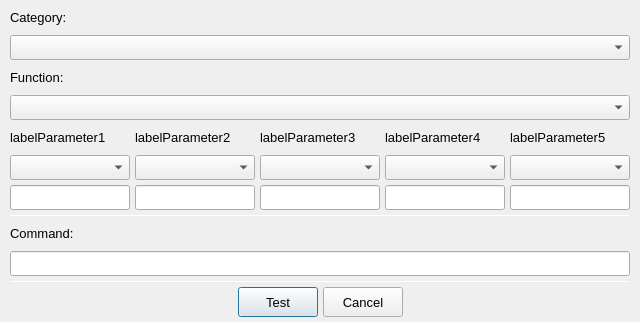
<?xml version="1.0" encoding="UTF-8"?>
<ui version="4.0">
 <class>TestOutputWindow</class>
 <widget class="QDialog" name="TestOutputWindow">
  <property name="geometry">
   <rect>
    <x>0</x>
    <y>0</y>
    <width>640</width>
    <height>320</height>
   </rect>
  </property>
  <property name="windowTitle">
   <string>Test Outputs</string>
  </property>
  <layout class="QVBoxLayout" name="verticalLayout">
   <property name="spacing">
    <number>5</number>
   </property>
   <property name="leftMargin">
    <number>10</number>
   </property>
   <property name="topMargin">
    <number>5</number>
   </property>
   <property name="rightMargin">
    <number>10</number>
   </property>
   <property name="bottomMargin">
    <number>5</number>
   </property>
   <item>
    <widget class="QLabel" name="labelCategory">
     <property name="minimumSize">
      <size>
       <width>0</width>
       <height>25</height>
      </size>
     </property>
     <property name="maximumSize">
      <size>
       <width>16777215</width>
       <height>25</height>
      </size>
     </property>
     <property name="font">
      <font>
       <pointsize>10</pointsize>
      </font>
     </property>
     <property name="text">
      <string>Category:</string>
     </property>
    </widget>
   </item>
   <item>
    <widget class="QComboBox" name="cbCategory">
     <property name="minimumSize">
      <size>
       <width>300</width>
       <height>25</height>
      </size>
     </property>
     <property name="maximumSize">
      <size>
       <width>620</width>
       <height>25</height>
      </size>
     </property>
    </widget>
   </item>
   <item>
    <widget class="QLabel" name="labelFunction">
     <property name="minimumSize">
      <size>
       <width>0</width>
       <height>25</height>
      </size>
     </property>
     <property name="maximumSize">
      <size>
       <width>16777215</width>
       <height>25</height>
      </size>
     </property>
     <property name="font">
      <font>
       <pointsize>10</pointsize>
      </font>
     </property>
     <property name="text">
      <string>Function:</string>
     </property>
    </widget>
   </item>
   <item>
    <widget class="QComboBox" name="cbFunction">
     <property name="minimumSize">
      <size>
       <width>300</width>
       <height>25</height>
      </size>
     </property>
     <property name="maximumSize">
      <size>
       <width>620</width>
       <height>25</height>
      </size>
     </property>
    </widget>
   </item>
   <item>
    <layout class="QHBoxLayout" name="horizontalLayout_Parameter">
     <property name="spacing">
      <number>5</number>
     </property>
     <item>
      <layout class="QVBoxLayout" name="verticalLayout_Parameter1">
       <property name="spacing">
        <number>5</number>
       </property>
       <item>
        <widget class="QLabel" name="labelParameter1">
         <property name="sizePolicy">
          <sizepolicy hsizetype="Preferred" vsizetype="Preferred">
           <horstretch>0</horstretch>
           <verstretch>0</verstretch>
          </sizepolicy>
         </property>
         <property name="minimumSize">
          <size>
           <width>0</width>
           <height>25</height>
          </size>
         </property>
         <property name="maximumSize">
          <size>
           <width>16777215</width>
           <height>25</height>
          </size>
         </property>
         <property name="font">
          <font>
           <pointsize>10</pointsize>
          </font>
         </property>
         <property name="text">
          <string>labelParameter1</string>
         </property>
        </widget>
       </item>
       <item>
        <widget class="QComboBox" name="cbParameter1">
         <property name="minimumSize">
          <size>
           <width>0</width>
           <height>25</height>
          </size>
         </property>
         <property name="maximumSize">
          <size>
           <width>16777215</width>
           <height>25</height>
          </size>
         </property>
         <property name="font">
          <font>
           <pointsize>10</pointsize>
          </font>
         </property>
        </widget>
       </item>
       <item>
        <widget class="QLineEdit" name="lineEditParameter1">
         <property name="minimumSize">
          <size>
           <width>0</width>
           <height>25</height>
          </size>
         </property>
         <property name="maximumSize">
          <size>
           <width>16777215</width>
           <height>25</height>
          </size>
         </property>
         <property name="font">
          <font>
           <pointsize>10</pointsize>
          </font>
         </property>
        </widget>
       </item>
      </layout>
     </item>
     <item>
      <layout class="QVBoxLayout" name="verticalLayout_Parameter2">
       <property name="spacing">
        <number>5</number>
       </property>
       <item>
        <widget class="QLabel" name="labelParameter2">
         <property name="minimumSize">
          <size>
           <width>0</width>
           <height>25</height>
          </size>
         </property>
         <property name="maximumSize">
          <size>
           <width>16777215</width>
           <height>25</height>
          </size>
         </property>
         <property name="font">
          <font>
           <pointsize>10</pointsize>
          </font>
         </property>
         <property name="text">
          <string>labelParameter2</string>
         </property>
        </widget>
       </item>
       <item>
        <widget class="QComboBox" name="cbParameter2">
         <property name="minimumSize">
          <size>
           <width>0</width>
           <height>25</height>
          </size>
         </property>
         <property name="maximumSize">
          <size>
           <width>16777215</width>
           <height>25</height>
          </size>
         </property>
         <property name="font">
          <font>
           <pointsize>10</pointsize>
          </font>
         </property>
        </widget>
       </item>
       <item>
        <widget class="QLineEdit" name="lineEditParameter2">
         <property name="minimumSize">
          <size>
           <width>0</width>
           <height>25</height>
          </size>
         </property>
         <property name="maximumSize">
          <size>
           <width>16777215</width>
           <height>25</height>
          </size>
         </property>
         <property name="font">
          <font>
           <pointsize>10</pointsize>
          </font>
         </property>
        </widget>
       </item>
      </layout>
     </item>
     <item>
      <layout class="QVBoxLayout" name="verticalLayout_Parameter3">
       <property name="spacing">
        <number>5</number>
       </property>
       <item>
        <widget class="QLabel" name="labelParameter3">
         <property name="minimumSize">
          <size>
           <width>0</width>
           <height>25</height>
          </size>
         </property>
         <property name="maximumSize">
          <size>
           <width>16777215</width>
           <height>25</height>
          </size>
         </property>
         <property name="font">
          <font>
           <pointsize>10</pointsize>
          </font>
         </property>
         <property name="text">
          <string>labelParameter3</string>
         </property>
        </widget>
       </item>
       <item>
        <widget class="QComboBox" name="cbParameter3">
         <property name="minimumSize">
          <size>
           <width>0</width>
           <height>25</height>
          </size>
         </property>
         <property name="maximumSize">
          <size>
           <width>16777215</width>
           <height>25</height>
          </size>
         </property>
         <property name="font">
          <font>
           <pointsize>10</pointsize>
          </font>
         </property>
        </widget>
       </item>
       <item>
        <widget class="QLineEdit" name="lineEditParameter3">
         <property name="minimumSize">
          <size>
           <width>0</width>
           <height>25</height>
          </size>
         </property>
         <property name="maximumSize">
          <size>
           <width>16777215</width>
           <height>25</height>
          </size>
         </property>
         <property name="font">
          <font>
           <pointsize>10</pointsize>
          </font>
         </property>
        </widget>
       </item>
      </layout>
     </item>
     <item>
      <layout class="QVBoxLayout" name="verticalLayout_Parameter4">
       <property name="spacing">
        <number>5</number>
       </property>
       <item>
        <widget class="QLabel" name="labelParameter4">
         <property name="minimumSize">
          <size>
           <width>0</width>
           <height>25</height>
          </size>
         </property>
         <property name="maximumSize">
          <size>
           <width>16777215</width>
           <height>25</height>
          </size>
         </property>
         <property name="font">
          <font>
           <pointsize>10</pointsize>
          </font>
         </property>
         <property name="text">
          <string>labelParameter4</string>
         </property>
        </widget>
       </item>
       <item>
        <widget class="QComboBox" name="cbParameter4">
         <property name="minimumSize">
          <size>
           <width>0</width>
           <height>25</height>
          </size>
         </property>
         <property name="maximumSize">
          <size>
           <width>16777215</width>
           <height>25</height>
          </size>
         </property>
         <property name="font">
          <font>
           <pointsize>10</pointsize>
          </font>
         </property>
        </widget>
       </item>
       <item>
        <widget class="QLineEdit" name="lineEditParameter4">
         <property name="minimumSize">
          <size>
           <width>0</width>
           <height>25</height>
          </size>
         </property>
         <property name="maximumSize">
          <size>
           <width>16777215</width>
           <height>25</height>
          </size>
         </property>
         <property name="font">
          <font>
           <pointsize>10</pointsize>
          </font>
         </property>
        </widget>
       </item>
      </layout>
     </item>
     <item>
      <layout class="QVBoxLayout" name="verticalLayout_Parameter5">
       <property name="spacing">
        <number>5</number>
       </property>
       <item>
        <widget class="QLabel" name="labelParameter5">
         <property name="minimumSize">
          <size>
           <width>0</width>
           <height>25</height>
          </size>
         </property>
         <property name="maximumSize">
          <size>
           <width>16777215</width>
           <height>25</height>
          </size>
         </property>
         <property name="font">
          <font>
           <pointsize>10</pointsize>
          </font>
         </property>
         <property name="text">
          <string>labelParameter5</string>
         </property>
        </widget>
       </item>
       <item>
        <widget class="QComboBox" name="cbParameter5">
         <property name="minimumSize">
          <size>
           <width>0</width>
           <height>25</height>
          </size>
         </property>
         <property name="maximumSize">
          <size>
           <width>16777215</width>
           <height>25</height>
          </size>
         </property>
         <property name="font">
          <font>
           <pointsize>10</pointsize>
          </font>
         </property>
        </widget>
       </item>
       <item>
        <widget class="QLineEdit" name="lineEditParameter5">
         <property name="minimumSize">
          <size>
           <width>0</width>
           <height>25</height>
          </size>
         </property>
         <property name="maximumSize">
          <size>
           <width>16777215</width>
           <height>25</height>
          </size>
         </property>
         <property name="font">
          <font>
           <pointsize>10</pointsize>
          </font>
         </property>
        </widget>
       </item>
      </layout>
     </item>
    </layout>
   </item>
   <item>
    <widget class="Line" name="line">
     <property name="minimumSize">
      <size>
       <width>0</width>
       <height>1</height>
      </size>
     </property>
     <property name="maximumSize">
      <size>
       <width>16777215</width>
       <height>1</height>
      </size>
     </property>
     <property name="orientation">
      <enum>Qt::Orientation::Horizontal</enum>
     </property>
    </widget>
   </item>
   <item>
    <widget class="QLabel" name="labelCommand">
     <property name="minimumSize">
      <size>
       <width>0</width>
       <height>25</height>
      </size>
     </property>
     <property name="maximumSize">
      <size>
       <width>16777215</width>
       <height>25</height>
      </size>
     </property>
     <property name="font">
      <font>
       <pointsize>10</pointsize>
      </font>
     </property>
     <property name="text">
      <string>Command:</string>
     </property>
    </widget>
   </item>
   <item>
    <widget class="QLineEdit" name="lineEditCommand">
     <property name="minimumSize">
      <size>
       <width>0</width>
       <height>25</height>
      </size>
     </property>
     <property name="maximumSize">
      <size>
       <width>16777215</width>
       <height>25</height>
      </size>
     </property>
     <property name="font">
      <font>
       <pointsize>10</pointsize>
      </font>
     </property>
    </widget>
   </item>
   <item>
    <widget class="Line" name="line_2">
     <property name="minimumSize">
      <size>
       <width>0</width>
       <height>1</height>
      </size>
     </property>
     <property name="maximumSize">
      <size>
       <width>16777215</width>
       <height>1</height>
      </size>
     </property>
     <property name="orientation">
      <enum>Qt::Orientation::Horizontal</enum>
     </property>
    </widget>
   </item>
   <item>
    <layout class="QHBoxLayout" name="horizontalLayout_PushButtons">
     <property name="spacing">
      <number>5</number>
     </property>
     <item>
      <spacer name="horizontalSpacer">
       <property name="orientation">
        <enum>Qt::Orientation::Horizontal</enum>
       </property>
       <property name="sizeHint" stdset="0">
        <size>
         <width>40</width>
         <height>20</height>
        </size>
       </property>
      </spacer>
     </item>
     <item>
      <widget class="QPushButton" name="pushButtonTest">
       <property name="minimumSize">
        <size>
         <width>80</width>
         <height>30</height>
        </size>
       </property>
       <property name="maximumSize">
        <size>
         <width>80</width>
         <height>30</height>
        </size>
       </property>
       <property name="font">
        <font>
         <pointsize>10</pointsize>
        </font>
       </property>
       <property name="text">
        <string>Test</string>
       </property>
      </widget>
     </item>
     <item>
      <spacer name="horizontalSpacer_3">
       <property name="orientation">
        <enum>Qt::Orientation::Horizontal</enum>
       </property>
       <property name="sizeType">
        <enum>QSizePolicy::Policy::Fixed</enum>
       </property>
       <property name="sizeHint" stdset="0">
        <size>
         <width>0</width>
         <height>0</height>
        </size>
       </property>
      </spacer>
     </item>
     <item>
      <widget class="QPushButton" name="pushButtonCancel">
       <property name="maximumSize">
        <size>
         <width>80</width>
         <height>30</height>
        </size>
       </property>
       <property name="font">
        <font>
         <pointsize>10</pointsize>
        </font>
       </property>
       <property name="text">
        <string>Cancel</string>
       </property>
      </widget>
     </item>
     <item>
      <spacer name="horizontalSpacer_2">
       <property name="orientation">
        <enum>Qt::Orientation::Horizontal</enum>
       </property>
       <property name="sizeType">
        <enum>QSizePolicy::Policy::Expanding</enum>
       </property>
       <property name="sizeHint" stdset="0">
        <size>
         <width>40</width>
         <height>20</height>
        </size>
       </property>
      </spacer>
     </item>
    </layout>
   </item>
  </layout>
 </widget>
 <resources/>
 <connections/>
</ui>
